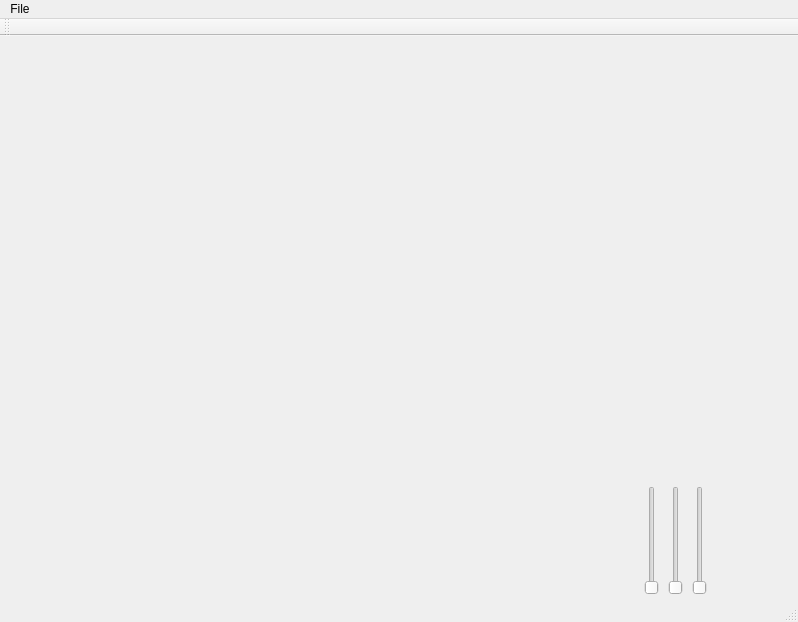
<?xml version="1.0" encoding="UTF-8"?>
<ui version="4.0">
 <class>MainWindow</class>
 <widget class="QMainWindow" name="MainWindow">
  <property name="geometry">
   <rect>
    <x>0</x>
    <y>0</y>
    <width>798</width>
    <height>622</height>
   </rect>
  </property>
  <property name="windowTitle">
   <string>MainWindow</string>
  </property>
  <widget class="QWidget" name="centralWidget">
   <widget class="QWidget" name="widget" native="true">
    <property name="geometry">
     <rect>
      <x>10</x>
      <y>10</y>
      <width>601</width>
      <height>561</height>
     </rect>
    </property>
   </widget>
   <widget class="QWidget" name="">
    <property name="geometry">
     <rect>
      <x>630</x>
      <y>439</y>
      <width>91</width>
      <height>131</height>
     </rect>
    </property>
    <layout class="QHBoxLayout" name="horizontalLayout">
     <item>
      <widget class="QSlider" name="verticalSlider_x">
       <property name="orientation">
        <enum>Qt::Vertical</enum>
       </property>
      </widget>
     </item>
     <item>
      <widget class="QSlider" name="verticalSlider_y">
       <property name="orientation">
        <enum>Qt::Vertical</enum>
       </property>
      </widget>
     </item>
     <item>
      <widget class="QSlider" name="verticalSlider_z">
       <property name="orientation">
        <enum>Qt::Vertical</enum>
       </property>
      </widget>
     </item>
    </layout>
   </widget>
  </widget>
  <widget class="QMenuBar" name="menuBar">
   <property name="geometry">
    <rect>
     <x>0</x>
     <y>0</y>
     <width>798</width>
     <height>21</height>
    </rect>
   </property>
   <widget class="QMenu" name="menuFile">
    <property name="title">
     <string>File</string>
    </property>
    <addaction name="actionNew"/>
   </widget>
   <addaction name="menuFile"/>
  </widget>
  <widget class="QToolBar" name="mainToolBar">
   <attribute name="toolBarArea">
    <enum>TopToolBarArea</enum>
   </attribute>
   <attribute name="toolBarBreak">
    <bool>false</bool>
   </attribute>
  </widget>
  <widget class="QStatusBar" name="statusBar"/>
  <action name="actionNew">
   <property name="text">
    <string>New</string>
   </property>
  </action>
 </widget>
 <layoutdefault spacing="6" margin="11"/>
 <resources/>
 <connections/>
</ui>
